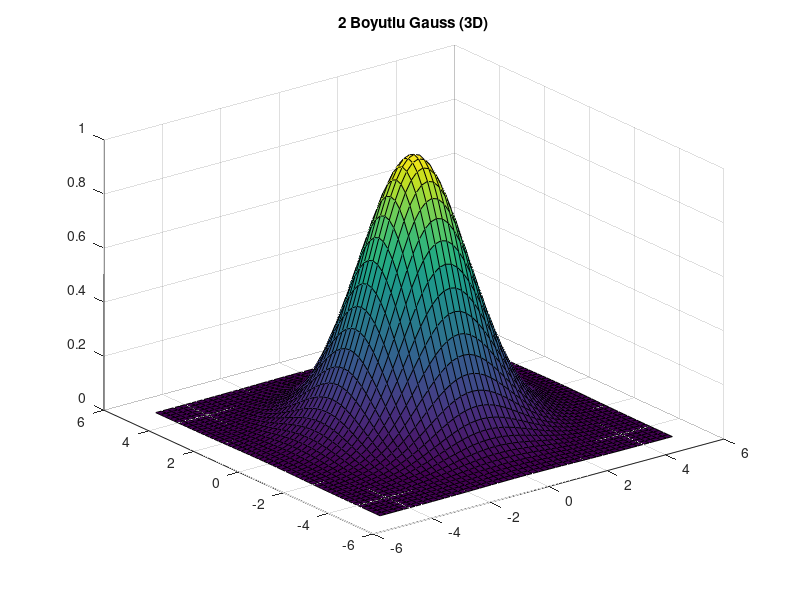

This figure's MATLAB source:
[X, Y] = meshgrid(-5:0.2:5, -5:0.2:5);
sigma = 1.5;
% 2 boyutlu formül: her iki eksende de gauss çarpımı
Z = exp(-0.5 * (X.^2 + Y.^2) / sigma^2);

surf(X, Y, Z);
title('2 Boyutlu Gauss (3D)');
